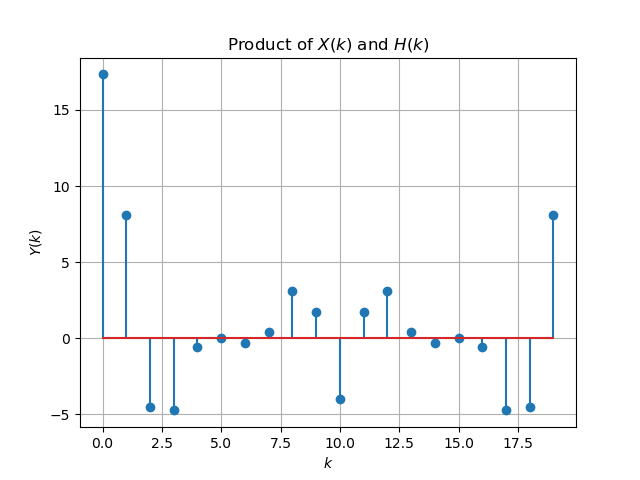

This chart was generated by the following Python code:
import numpy as np
import matplotlib.pyplot as plt
import scipy

N = 20

def x(n):
    if n < 0 or n > 5:
        return 0
    elif n < 4:
        return n + 1
    else:
        return 6 - n

def delta(n):
    if n == 0:
        return 1
    else:
        return 0

def h(n):
    if n == 0:
        return 1
    elif n > 0:
        return delta(n) + delta(n-2) - 0.5*h(n-1)
    else:
        return 2*(delta(n+1) + delta(n-1) - h(n+1))

def DFT(k, inp):
    ksum = 0
    for n in range(N):
        ksum += inp(n) * np.exp(-2j * np.pi * k * n / N)
    return ksum

K = np.linspace(0, N-1, N)
plt.stem(K, np.real(DFT(K, x) * DFT(K, h)))
plt.title('Product of $X(k)$ and $H(k)$')
plt.ylabel('$Y(k)$')
plt.xlabel('$k$')
plt.grid()
plt.savefig('../figs/6.2.png')
plt.show()


